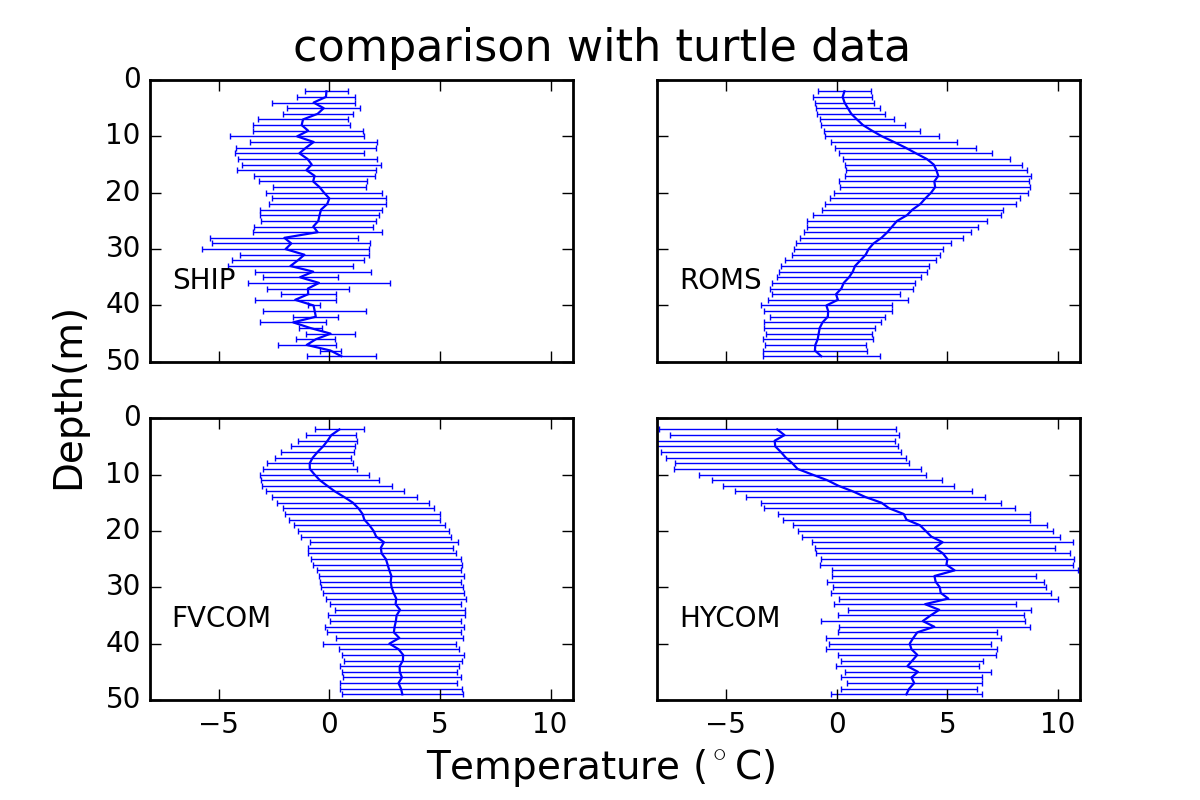

Here is the Python script that generated this plot:
# -*- coding: utf-8 -*-
"""
Created on Thu Jul  6 14:49:34 2017
Plot error bar and ratio of error between turtle and ship and 3 models.
@author: yifan
"""
import numpy as np
import pandas as pd
from datetime import datetime, timedelta
from mpl_toolkits.basemap import Basemap
import matplotlib.pyplot as plt
import netCDF4
import watertempModule as wtm   # A module of classes that using ROMS, FVCOM
from turtleModule import str2ndlist, np_datetime, bottom_value, dist
#####################################ship######################################
obsData=pd.read_csv('matched_turtleVSship.csv')
obsdepth=pd.Series(str2ndlist(obsData['turtle_depth'], bracket=True))
obstemp=pd.Series(str2ndlist(obsData['turtle_temp'], bracket=True))
shipdepth=pd.Series(str2ndlist(obsData['ship_depth'], bracket=True))
shiptemp=pd.Series(str2ndlist(obsData['ship_temp'], bracket=True))
data_ship = pd.DataFrame({'obstemp': obstemp,'shiptemp':shiptemp,'obsdepth': obsdepth,'shipdepth':shipdepth})
TEMP_ship=[]
for i in np.arange(50):   #depth 0~50m
    TEMP_ship.append([])
    for j in data_ship.index:
        for q in range(len(data_ship['obsdepth'][j])):
            if int(data_ship['obsdepth'][j][q])==i:   #no depth<2m
                for r in range(len(data_ship['shipdepth'][j])):
                    if int(data_ship['shipdepth'][j][r])==i:
                        TEMP_ship[i].append(data_ship['shiptemp'][j][r]-data_ship['obstemp'][j][q])
print 1
#####################################roms######################################
obsData = pd.read_csv('ctdWithModTempByDepth.csv') # extracted from ctdWithModTempByDepth.py
tf_index = np.where(obsData['TF'].notnull())[0]    # get the index of good data
obsTemp = pd.Series(str2ndlist(obsData['TEMP_VALS'][tf_index]), index=tf_index)
obsDepth = pd.Series(str2ndlist(obsData['TEMP_DBAR'][tf_index]), index=tf_index)
modTemp = pd.Series(np.array(str2ndlist(obsData['modTempByDepth'][tf_index], bracket=True)), index=tf_index)
data_roms = pd.DataFrame({'obstemp': obsTemp.values,'modtemp':modTemp,'depth': obsDepth}, index=tf_index)
TEMP_roms=[]
for i in np.arange(50):   #depth 0~50m
    TEMP_roms.append([])
    for j in data_roms.index:
        for q in range(len(data_roms['depth'][j])):
            if int(data_roms['depth'][j][q])==i:   #no depth<2m
                if data_roms['modtemp'][j][q]<100:  #some bad data>100 degC
                    TEMP_roms[i].append(data_roms['modtemp'][j][q]-data_roms['obstemp'][j][q])
print 2
######################################fvcom####################################
obsData = pd.read_csv('ctdWithdepthofbottom_fvcom.csv') 
tf_index = np.where(obsData['in FVcom range'].notnull())[0]    # get the index of good data
obsTemp = pd.Series(str2ndlist(obsData['TEMP_VALS'][tf_index]), index=tf_index)
obsDepth = pd.Series(str2ndlist(obsData['TEMP_DBAR'][tf_index]), index=tf_index)
modTemp = pd.Series(np.array(str2ndlist(obsData['modtempBYdepth'][tf_index], bracket=True)), index=tf_index)
data_fvcom = pd.DataFrame({'obstemp': obsTemp.values,'modtemp':modTemp,'depth': obsDepth}, index=tf_index)
TEMP_fvcom=[]
for i in np.arange(50):   #depth 0~50m
    TEMP_fvcom.append([])
    for j in data_fvcom.index:
        for q in range(len(data_fvcom['depth'][j])):
            if int(data_fvcom['depth'][j][q])==i:   #no depth<2m
                if data_fvcom['modtemp'][j][q]<100:  #some bad data>100 degC
                    TEMP_fvcom[i].append(data_fvcom['modtemp'][j][q]-data_fvcom['obstemp'][j][q])
print 3
######################################hycom####################################
obsData = pd.read_csv('ctd_withHYCOMtemp.csv') 
tf_index = np.where(obsData['TF'].notnull())[0]    # get the index of good data
obsTemp = pd.Series(str2ndlist(obsData['TEMP_VALS'][tf_index]), index=tf_index)
obsDepth = pd.Series(str2ndlist(obsData['TEMP_DBAR'][tf_index]), index=tf_index)
modTemp = pd.Series(np.array(str2ndlist(obsData['modtemp_HYCOM'][tf_index], bracket=True)), index=tf_index)
data_hycom = pd.DataFrame({'obstemp': obsTemp.values,'modtemp':modTemp,'depth': obsDepth}, index=tf_index)
TEMP_hycom=[]
for i in np.arange(50):   #depth 0~50m
    TEMP_hycom.append([])
    for j in data_hycom.index:
        for q in range(len(data_hycom['depth'][j])):
            if int(data_hycom['depth'][j][q])==i:   #no depth<2m
                if -10<data_hycom['modtemp'][j][q]<100:  #some bad data>100 and <-10 degC
                    TEMP_hycom[i].append(data_hycom['modtemp'][j][q]-data_hycom['obstemp'][j][q])
print 4
ave_roms,std_roms=[],[]
ave_ship,std_ship=[],[]
ave_fvcom,std_fvcom=[],[]
ave_hycom,std_hycom=[],[]

for i in range(50):  #depth 0~50m
    ave_roms.append(np.mean(TEMP_roms[i]))
    std_roms.append(np.std(TEMP_roms[i]))
    ave_ship.append(np.mean(TEMP_ship[i]))
    std_ship.append(np.std(TEMP_ship[i]))
    ave_fvcom.append(np.mean(TEMP_fvcom[i]))
    std_fvcom.append(np.std(TEMP_fvcom[i]))
    ave_hycom.append(np.mean(TEMP_hycom[i]))
    std_hycom.append(np.std(TEMP_hycom[i]))
fig=plt.figure()
ax=fig.add_subplot(221)
ax.errorbar(ave_ship,range(len(ave_ship)),linewidth=0.8,xerr=std_ship,elinewidth=0.5,capsize=1)
plt.ylim([50,0])
plt.xlim([-8.1,11])
plt.setp(ax.get_xticklabels() ,visible=False)
plt.text(-7,37,'SHIP',fontsize=10)
ax=fig.add_subplot(222)
ax.errorbar(ave_roms,range(len(ave_roms)),linewidth=0.8,xerr=std_roms,elinewidth=0.5,capsize=1)
plt.ylim([50,0])
plt.xlim([-8.1,11])
plt.setp(ax.get_xticklabels() ,visible=False)
plt.setp(ax.get_yticklabels() ,visible=False)
plt.text(-7,37,'ROMS',fontsize=10)
#plt.title('Modeled-observed at multiple levels',fontsize=20)
ax1=fig.add_subplot(223)
ax1.errorbar(ave_fvcom,range(len(ave_fvcom)),linewidth=0.8,xerr=std_fvcom,elinewidth=0.5,capsize=1)
plt.ylim([50,0])
plt.xlim([-8.1,11])
plt.text(-7,37,'FVCOM',fontsize=10)
ax2=fig.add_subplot(224)
ax2.errorbar(ave_hycom,range(len(ave_hycom)),linewidth=0.8,xerr=std_hycom,elinewidth=0.5,capsize=1)
plt.ylim([50,0])
plt.xlim([-8.1,11])
plt.setp(ax2.get_yticklabels() ,visible=False)
plt.text(-7,37,'HYCOM',fontsize=10)
fig.text(0.5, 0.04, 'Temperature ($^\circ$C)', ha='center', va='center', fontsize=14)#  0.5 ,0.04 represent the  plotting scale of x_axis and y_axis
fig.text(0.06, 0.5, 'Depth(m)', ha='center', va='center', rotation='vertical',fontsize=14)
fig.text(0.5, 0.94, 'comparison with turtle data', ha='center', va='center', fontsize=16)
plt.savefig('comparison_statistic_mean_std.png',dpi=200)
plt.show()
